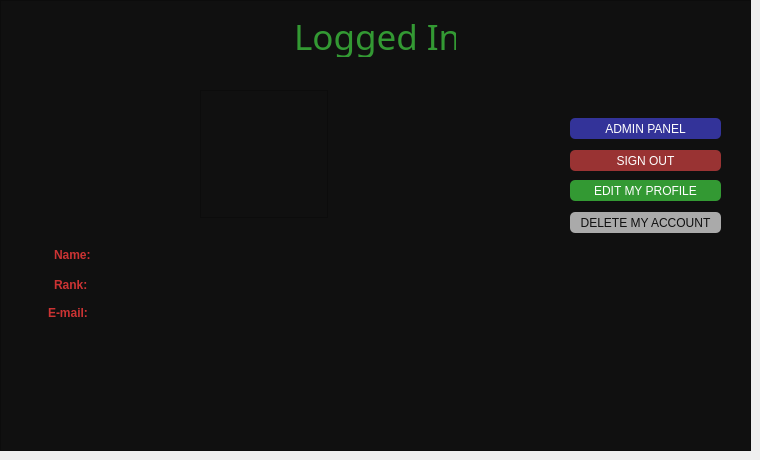
     <widget class="QWidget" name="page">
      <widget class="QFrame" name="frame_4">
       <property name="geometry">
        <rect>
         <x>0</x>
         <y>0</y>
         <width>751</width>
         <height>451</height>
        </rect>
       </property>
       <property name="styleSheet">
        <string notr="true">background: #101010;</string>
       </property>
       <property name="frameShape">
        <enum>QFrame::StyledPanel</enum>
       </property>
       <property name="frameShadow">
        <enum>QFrame::Raised</enum>
       </property>
       <widget class="QLabel" name="loggedUserHeader">
        <property name="geometry">
         <rect>
          <x>248</x>
          <y>16</y>
          <width>245</width>
          <height>41</height>
         </rect>
        </property>
        <property name="font">
         <font>
          <family>Droid Sans</family>
          <pointsize>-1</pointsize>
         </font>
        </property>
        <property name="styleSheet">
         <string notr="true">text-align: center;
color: #393;
margin: 0 auto;
font-size: 35px;
font-family: 'Droid Sans';</string>
        </property>
        <property name="text">
         <string>Logged In</string>
        </property>
       </widget>
       <widget class="QPushButton" name="logoutButton">
        <property name="geometry">
         <rect>
          <x>570</x>
          <y>150</y>
          <width>151</width>
          <height>21</height>
         </rect>
        </property>
        <property name="styleSheet">
         <string notr="true">Padding: 1px;
Border-radius: 5px;
Background: #933;
Color: #fefefe;</string>
        </property>
        <property name="text">
         <string>SIGN OUT</string>
        </property>
       </widget>
       <widget class="QLabel" name="label_3">
        <property name="geometry">
         <rect>
          <x>54</x>
          <y>248</y>
          <width>47</width>
          <height>13</height>
         </rect>
        </property>
        <property name="styleSheet">
         <string notr="true">color: #c33;
font-weight: bold;</string>
        </property>
        <property name="text">
         <string>Name:</string>
        </property>
       </widget>
       <widget class="QLabel" name="label_4">
        <property name="geometry">
         <rect>
          <x>54</x>
          <y>278</y>
          <width>47</width>
          <height>13</height>
         </rect>
        </property>
        <property name="styleSheet">
         <string notr="true">color: #c33;
font-weight: bold;</string>
        </property>
        <property name="text">
         <string>Rank:</string>
        </property>
       </widget>
       <widget class="QLabel" name="nameLabel">
        <property name="geometry">
         <rect>
          <x>124</x>
          <y>248</y>
          <width>241</width>
          <height>16</height>
         </rect>
        </property>
        <property name="styleSheet">
         <string notr="true">color: #fefefe;</string>
        </property>
        <property name="text">
         <string/>
        </property>
       </widget>
       <widget class="QLabel" name="rankLabel">
        <property name="geometry">
         <rect>
          <x>124</x>
          <y>278</y>
          <width>201</width>
          <height>16</height>
         </rect>
        </property>
        <property name="styleSheet">
         <string notr="true">color: #fefefe;</string>
        </property>
        <property name="text">
         <string/>
        </property>
       </widget>
       <widget class="QPushButton" name="editButton">
        <property name="geometry">
         <rect>
          <x>570</x>
          <y>180</y>
          <width>151</width>
          <height>21</height>
         </rect>
        </property>
        <property name="styleSheet">
         <string notr="true">Padding: 1px;
Border-radius: 5px;
Background: #393;
Color: #fefefe;</string>
        </property>
        <property name="text">
         <string>EDIT MY PROFILE</string>
        </property>
       </widget>
       <widget class="QPushButton" name="delButton">
        <property name="geometry">
         <rect>
          <x>570</x>
          <y>212</y>
          <width>151</width>
          <height>21</height>
         </rect>
        </property>
        <property name="styleSheet">
         <string notr="true">Padding: 1px;
Border-radius: 5px;
Background: #aaa;
Color: #101010;</string>
        </property>
        <property name="text">
         <string>DELETE MY ACCOUNT</string>
        </property>
       </widget>
       <widget class="QLabel" name="label_6">
        <property name="geometry">
         <rect>
          <x>48</x>
          <y>306</y>
          <width>47</width>
          <height>13</height>
         </rect>
        </property>
        <property name="styleSheet">
         <string notr="true">color: #c33;
font-weight: bold;</string>
        </property>
        <property name="text">
         <string>E-mail:</string>
        </property>
       </widget>
       <widget class="QLabel" name="emailLabel">
        <property name="geometry">
         <rect>
          <x>124</x>
          <y>306</y>
          <width>201</width>
          <height>16</height>
         </rect>
        </property>
        <property name="styleSheet">
         <string notr="true">color: #fefefe;</string>
        </property>
        <property name="text">
         <string/>
        </property>
       </widget>
       <widget class="QFrame" name="frame_6">
        <property name="geometry">
         <rect>
          <x>200</x>
          <y>90</y>
          <width>128</width>
          <height>128</height>
         </rect>
        </property>
        <property name="styleSheet">
         <string notr="true"/>
        </property>
        <property name="frameShape">
         <enum>QFrame::StyledPanel</enum>
        </property>
        <property name="frameShadow">
         <enum>QFrame::Raised</enum>
        </property>
       </widget>
       <widget class="QPushButton" name="adminButton">
        <property name="geometry">
         <rect>
          <x>570</x>
          <y>118</y>
          <width>151</width>
          <height>21</height>
         </rect>
        </property>
        <property name="styleSheet">
         <string notr="true">Padding: 1px;
Border-radius: 5px;
Background: #339;
Color: #fefefe;</string>
        </property>
        <property name="text">
         <string>ADMIN PANEL</string>
        </property>
       </widget>
       <widget class="QLabel" name="loggedPic">
        <property name="geometry">
         <rect>
          <x>40</x>
          <y>70</y>
          <width>128</width>
          <height>128</height>
         </rect>
        </property>
        <property name="styleSheet">
         <string notr="true"/>
        </property>
        <property name="text">
         <string>&lt;img src=&quot;:user.png&quot; /&gt;</string>
        </property>
       </widget>
       <zorder>frame_6</zorder>
       <zorder>loggedUserHeader</zorder>
       <zorder>logoutButton</zorder>
       <zorder>label_3</zorder>
       <zorder>label_4</zorder>
       <zorder>nameLabel</zorder>
       <zorder>rankLabel</zorder>
       <zorder>editButton</zorder>
       <zorder>delButton</zorder>
       <zorder>label_6</zorder>
       <zorder>emailLabel</zorder>
       <zorder>adminButton</zorder>
       <zorder>loggedPic</zorder>
      </widget>
     </widget>
